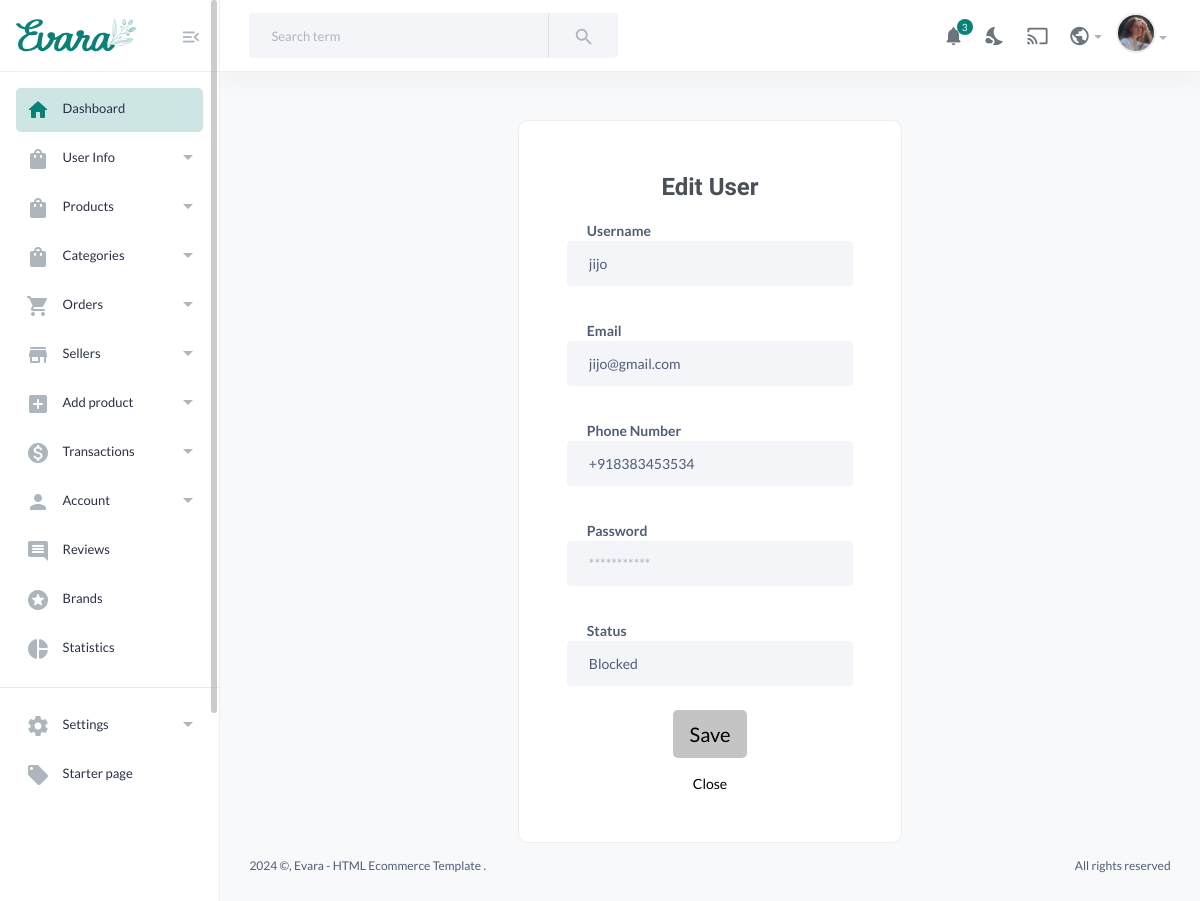
Page /edituser/4 (signed in) on the earlier database version.
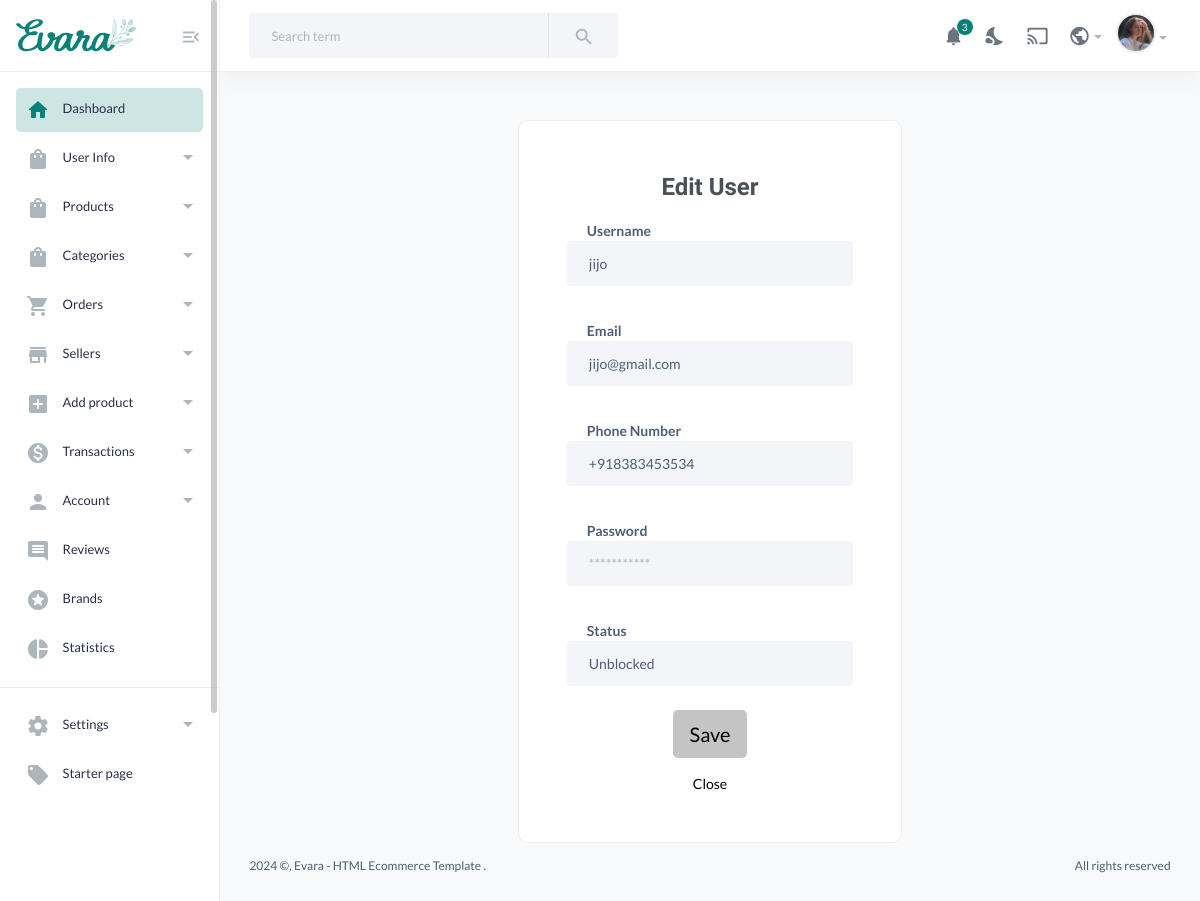
Same page on the later database version.
### adminapp/models.py (models this page shows, shortened)
class NewUser(AbstractUser):
    STATUS_CHOICES = [
        ('active', 'Active'),
        ('blocked', 'Blocked'),
        ('unblocked', 'Unblocked'),
    ]
    user_id = models.BigAutoField(primary_key=True, unique=True,)
    email = models.EmailField(_("Email Address"), unique = True,)
    username = models.CharField(max_length = 100)
    status = models.CharField(
        max_length=10,
        choices=STATUS_CHOICES,
        default='active',  # Default value if not provided
    )
    phone_number = PhoneNumberField(unique = True)
    USERNAME_FIELD = "email"
    REQUIRED_FIELDS = ['username','phone_number']

### adminapp/views.py (the view, shortened to what this page needs)
# urls.py: path('edituser/<pk>',views.edituser,name='edituser'),
def edituser(request,pk):
    if request.user.is_superuser:
        if request.method == "GET":
            if NewUser.objects.filter(user_id = pk):
                user = NewUser.objects.get(user_id = pk)
                context = {
                    'user_data':user
                }
                return render(request, 'admin_template/user_management/edit_user.html', context)
    return redirect('admin_app:userinfo')

### templates/admin_template/user_management/edit_user.html (shortened to what the changed rows need)
{% extends "admin_base.html" %}
{% load static %}
{% block content %}
<main class="main-wrap">
    <body>
        <section class="vh-100" >
            <div class="container py-5 h-100" >
                <div class="row d-flex justify-content-center align-items-center h-100">
                    <div class="col-12 col-md-8 col-lg-6 col-xl-5">
                        <div class="card shadow-2-strong" >
                            <div class="card-body p-5 text-center">
                                <form action="" method="post">
                                    <div class="form-outline mb-4">
                                        <label style="float: left; margin: 10px 20px 0 20px" class="fw-bold">Username</label>
                                        <input type="text" class="form-control form-control-lg" name="username" style="font-size: 14px" value='{{user_data.username}}'  required/>
                                    </div>
                                    <div class="form-outline mb-4">
                                        <label style="float: left; margin: 10px 20px 0 20px" class="fw-bold">Email</label>
                                        <input type="email" class="form-control form-control-lg" name="email" style="font-size: 14px" value='{{user_data.email}}' required/>
                                    </div>
                                    <div class="form-outline mb-4">
                                        <label style="float: left; margin: 10px 20px 0 20px" class="fw-bold">Phone Number</label>
                                        <input type="phone_number" class="form-control form-control-lg" name="phone_number" style="font-size: 14px" value='{{user_data.phone_number}}' required/>
                                    </div>
                                    {% if user_data.is_superuser%}
                                    <div class="form-outline mb-4">
                                        <label style="float: left; margin: 10px 20px 0 20px" class="fw-bold">Status</label>
                                        <select class="form-control form-control-lg" name="status" style="font-size: 14px" required>
                                            <option value="active"selected>Active</option>
                                        </select>
                                    </div>
                                    {% elif user_data.status == 'blocked' or user_data.status == 'unblocked'%}
                                    <div class="form-outline mb-4">
                                        <label style="float: left; margin: 10px 20px 0 20px" class="fw-bold">Status</label>
                                        <select class="form-control form-control-lg" name="status" style="font-size: 14px" required>
                                            <option value="blocked" {% if user_data.status == 'blocked' %}selected{% endif %}>Blocked</option>
                                            <option value="unblocked" {% if user_data.status == 'unblocked' %}selected{% endif %}>Unblocked</option>
                                        </select>
                                    </div>
                                    {% endif %}
                                </form>
                            </div>
                        </div>
                    </div>
                </div>
            </div>
        </section>
    </body>
</main>
</body>
</html>
{% endblock content %}

Differences in the rows shown:
changed NewUser "jijo": status "Blocked" → "Unblocked"
